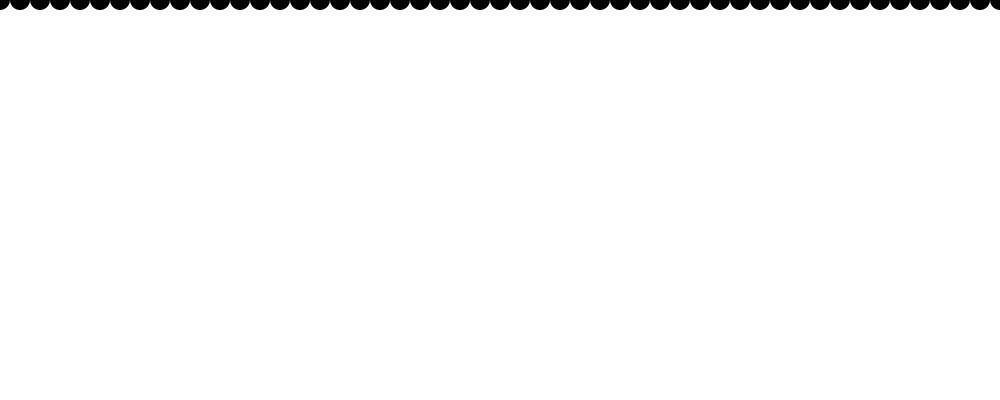
Frame 1 (no input)
Frame 60 (the mouse pressed at the canvas centre just before this capture): identical to frame 1, image omitted
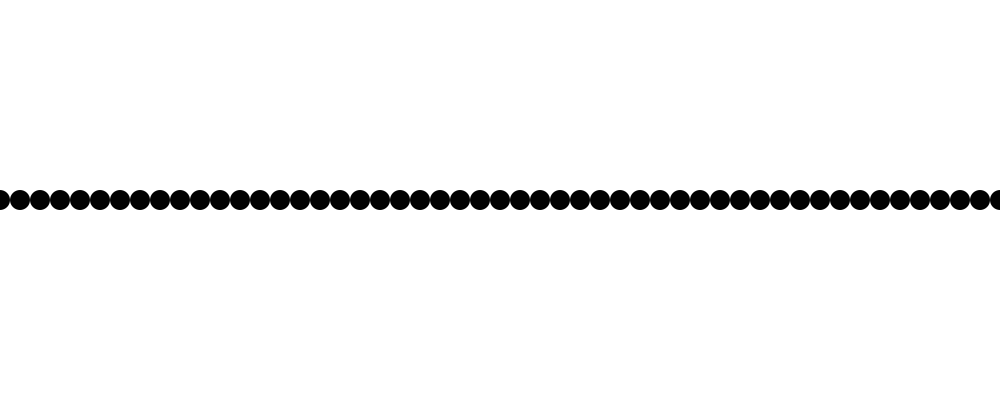
Frame 120 (the mouse held since frame 60 and released just before this capture)

The Processing sketch that drew these frames (run headless with seeded random() and noise(); from frame 60 on, the mouse is pressed at the canvas centre):

// Processing sketch: q8_5
// ── q8_5.pde
float[] y = new float[100];
int d = 20;

void setup() {
  size(1000, 400);
  for (int i = 0; i < y.length; i++) {
    y[i] = 0;
  }
}

void draw() {
  background(255);
  for (int i = y.length - 1; i > 0; i--) {
    y[i] = y[i - 1];
    y[0] = mouseY;
  }
  for (int i = 0; i < y.length; i++) {
    noStroke();
    fill(0);
    ellipse(d * i, y[i], d, d);
  }
}
